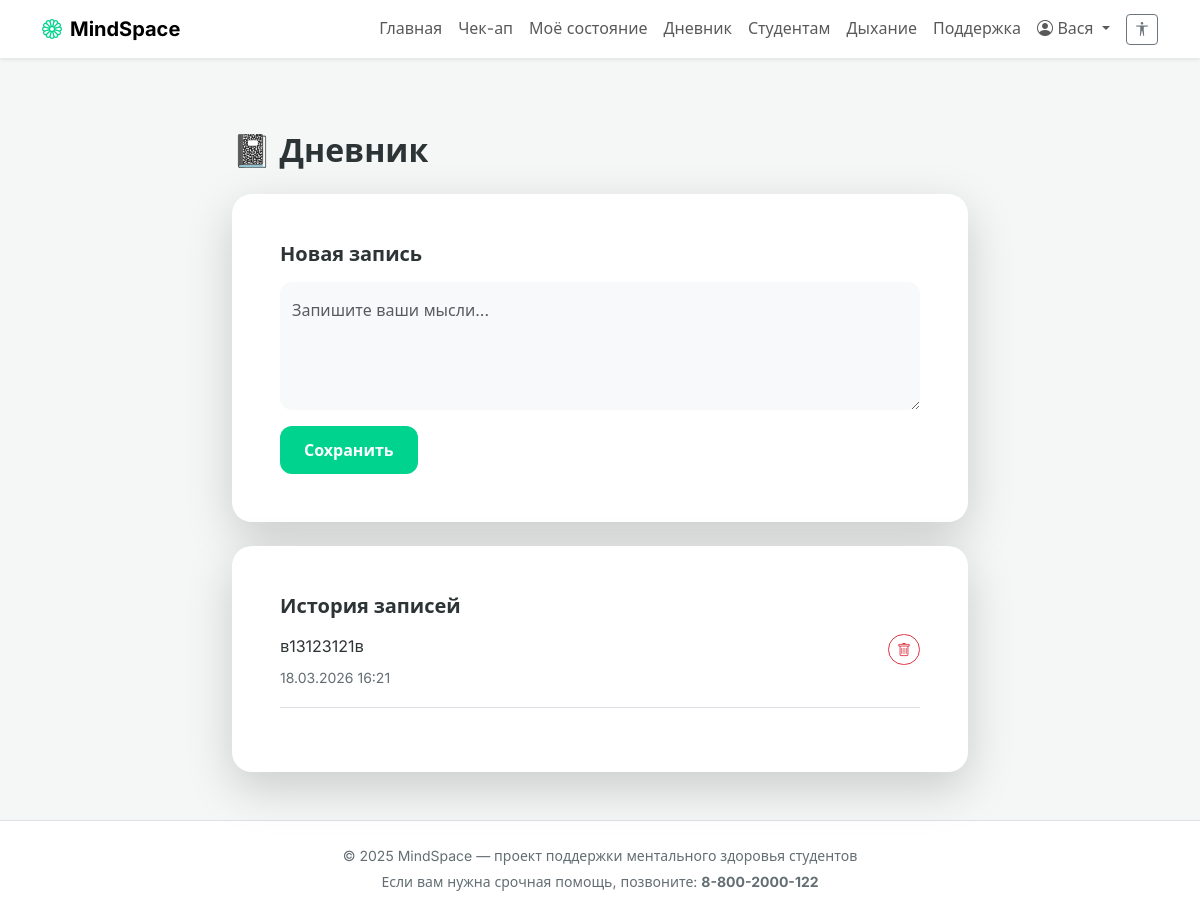
The page /journal (signed in) on the database its author committed.
### models.py (models this page shows, shortened)
class User(UserMixin, db.Model):
    __tablename__ = 'users'
    id = db.Column(db.Integer, primary_key=True)
    username = db.Column(db.String(64), unique=True, nullable=False)
    email = db.Column(db.String(120), unique=True, nullable=False)
    password_hash = db.Column(db.String(128), nullable=False)
    created_at = db.Column(db.DateTime, default=novosibirsk_time)
    checkups = db.relationship('Checkup', backref='user', lazy='dynamic')
    journal_entries = db.relationship('JournalEntry', backref='user', lazy='dynamic')

class JournalEntry(db.Model):
    __tablename__ = 'journal_entries'
    id = db.Column(db.Integer, primary_key=True)
    user_id = db.Column(db.Integer, db.ForeignKey('users.id'), nullable=False)
    date = db.Column(db.DateTime, default=novosibirsk_time)
    text = db.Column(db.Text, nullable=False)

### app.py (the view)
@app.route('/journal', methods=['GET', 'POST'])
@login_required
def journal():
    form = JournalForm()
    if form.validate_on_submit():
        entry = JournalEntry(user_id=current_user.id, text=form.text.data)
        db.session.add(entry)
        db.session.commit()
        flash('Запись добавлена', 'success')
        return redirect(url_for('journal'))
    entries = JournalEntry.query.filter_by(user_id=current_user.id).order_by(JournalEntry.date.desc()).limit(10).all()
    return render_template('journal.html', form=form, entries=entries)

### forms.py
class JournalForm(FlaskForm):
    text = TextAreaField('Новая запись', validators=[DataRequired()])
    submit = SubmitField('Сохранить')

### app.py (called while the page is built)
@app.context_processor
def inject_timezone():
    return dict(tz=pytz.timezone('Asia/Novosibirsk'))

@login_manager.user_loader
def load_user(user_id):
    return User.query.get(int(user_id))

### templates/journal.html (shortened to what this page needs)
{% extends "base.html" %}
{% block content %}
<div class="row justify-content-center">
    <div class="col-lg-8">
        <h2 class="fw-bold mb-4">📓 Дневник</h2>
        <div class="card border-0 shadow-lg mb-4">
            <div class="card-body p-4">
                <h5 class="fw-bold mb-3">Новая запись</h5>
                <form method="post">
                    <div class="mb-3">
                        {{ form.text(class="form-control border-0 bg-light py-3", rows=4, style="border-radius: 12px;",
                        placeholder="Запишите ваши мысли...") }}
                    </div>
                    {{ form.submit(class="btn btn-primary rounded-pill px-4 py-2") }}
                </form>
            </div>
        </div>
        <div class="card border-0 shadow-lg">
            <div class="card-body p-4">
                <h5 class="fw-bold mb-3">История записей</h5>
                {% if entries %}
                {% for entry in entries %}
                <div class="border-bottom pb-3 mb-3">
                    <div class="d-flex justify-content-between align-items-start">
                        <p class="mb-1">{{ entry.text }}</p>
                        <form action="{{ url_for('delete_journal_entry', entry_id=entry.id) }}" method="POST"
                            class="ms-3">
                            <button type="submit" class="btn btn-sm btn-outline-danger rounded-pill"
                                onclick="return confirm('Удалить запись?');">
                                <i class="bi bi-trash"></i>
                            </button>
                        </form>
                    </div>
                    <small class="text-muted">{{ entry.date.strftime('%d.%m.%Y %H:%M') }}</small>
                </div>
                {% endfor %}
                {% else %}
                <p class="text-muted">Пока нет записей. Попробуйте написать что-нибудь.</p>
                {% endif %}
            </div>
        </div>
    </div>
</div>
{% endblock %}

### templates/base.html (shortened to what this page needs)
<!DOCTYPE html>
<html lang="ru">
<head>
    <link href="https://cdn.jsdelivr.net/npm/bootstrap@5.3.0/dist/css/bootstrap.min.css" rel="stylesheet">
    <link rel="stylesheet" href="https://cdn.jsdelivr.net/npm/bootstrap-icons@1.11.3/font/bootstrap-icons.min.css">
    <link rel="stylesheet" href="{{ url_for('static', filename='css/style.css') }}">
</head>
<body>
    <nav class="navbar navbar-expand-lg fixed-top bg-white shadow-sm py-2">
        <div class="container">
            <a class="navbar-brand fw-bold" href="{{ url_for('index') }}">
                <i class="bi bi-flower1 me-2" style="color: var(--primary);"></i>MindSpace
            </a>
            <div class="collapse navbar-collapse" id="navbarNav">
                <ul class="navbar-nav ms-auto align-items-center">
                    {% if current_user.is_authenticated %}
                    <li class="nav-item"><a class="nav-link" href="{{ url_for('index') }}">Главная</a></li>
                    <li class="nav-item"><a class="nav-link" href="{{ url_for('checkup') }}">Чек-ап</a></li>
                    <li class="nav-item"><a class="nav-link" href="{{ url_for('my_state') }}">Моё состояние</a></li>
                    <li class="nav-item"><a class="nav-link" href="{{ url_for('journal') }}">Дневник</a></li>
                    <li class="nav-item"><a class="nav-link" href="{{ url_for('student') }}">Студентам</a></li>
                    <li class="nav-item"><a class="nav-link" href="{{ url_for('breathing') }}">Дыхание</a></li>
                    <li class="nav-item"><a class="nav-link" href="{{ url_for('support') }}">Поддержка</a></li>
                    <li class="nav-item dropdown">
                        <a class="nav-link dropdown-toggle" href="#" role="button" data-bs-toggle="dropdown">
                            <i class="bi bi-person-circle"></i> {{ current_user.username }}
                        </a>
                    </li>
                    <li class="nav-item ms-2">
                        <button id="enable-accessibility" class="btn btn-outline-secondary btn-sm"
                            title="Панель доступности">
                            <i class="bi bi-universal-access"></i>
                        </button>
                    </li>
                    {% else %}
                    <li class="nav-item"><a class="nav-link" href="{{ url_for('login') }}">Войти</a></li>
                    <li class="nav-item"><a class="nav-link" href="{{ url_for('register') }}">Регистрация</a></li>
                    {% endif %}
                </ul>
            </div>
        </div>
    </nav>
    <main class="container mt-5 pt-4">
        {% block content %}{% endblock %}
    </main>
    <footer class="mt-5 py-4 bg-white border-top">
        <div class="container text-center text-muted small">
            <p class="mb-1">© 2025 MindSpace — проект поддержки ментального здоровья студентов</p>
            <p class="mb-0">Если вам нужна срочная помощь, позвоните: <strong>8-800-2000-122</strong></p>
        </div>
    </footer>
</body>
</html>

### static/css/style.css (style rules this page uses)
:root { --primary: #00d38d; --bg-color: #f4f7f6; --card-bg: #ffffff; --text-color: #2d3436; --text-muted: #636e72; --border-color: #e9ecef; --font-main: 'Inter', system-ui, sans-serif; --font-size-multiplier: 1; --radius: 20px; --radius-small: 12px; }
html { font-size: calc(16px * var(--font-size-multiplier)); }
body { background-color: var(--bg-color); color: var(--text-color); font-family: var(--font-main); line-height: 1.6; transition: all 0.2s ease; margin: 0; padding-top: 60px; }
.navbar, .accessibility-panel, footer, .card { background-color: var(--card-bg) !important; color: var(--text-color) !important; }
.text-muted { color: var(--text-muted) !important; }
.form-control, .form-label { color: var(--text-color) !important; }
.card { background: var(--card-bg); border: none; border-radius: var(--radius); padding: 1.5rem; transition: transform 0.3s ease, box-shadow 0.3s ease; box-shadow: 0 10px 30px -10px rgba(0, 0, 0, 0.05); }
.btn-primary { background-color: var(--primary) !important; border: none !important; border-radius: 0.75rem !important; padding: 0.75rem 1.5rem !important; font-weight: 600 !important; color: #fff !important; transition: opacity 0.2s; }

### rows shown on the page
User: username "Вася"
JournalEntry: text "в13123121в", date "18.03.2026 16:21"
